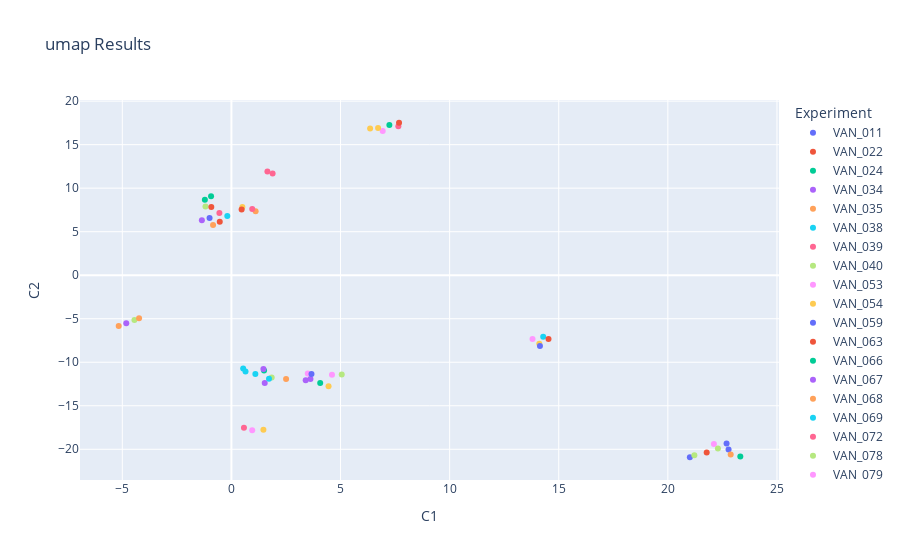

Notebook source saved alongside this figure:
### Code cell
umap_result_df = pd.DataFrame(umap_result, columns=['C1', 'C2'])

unique_strains = df['UQ Strain'].unique()
num_rows= len(umap_result_df)
if len(unique_strains)< num_rows:
    unique_strains = unique_strains*(num_rows//len(unique_strains)) + unique_strains[:num_rows%len(unique_strains)]
umap_result_df['Experiment'] = unique_strains[:num_rows]  # Add experiment labels


fig = px.scatter(umap_result_df, x='C1', y='C2', color='Experiment', title='umap Results')
fig.show()

### Figure 1 — Plotly figure (JSON) as saved in the notebook; plotly's stock layout.template omitted (floating-point values rounded to 4 significant figures)
{"data": [{"hovertemplate": "Experiment=VAN_011<br>C1=%{x}<br>C2=%{y}<extra></extra>", "legendgroup": "VAN_011", "marker": {"color": "#636efa", "symbol": "circle"}, "mode": "markers", "name": "VAN_011", "orientation": "v", "showlegend": true, "type": "scatter", "x": [-1.001], "xaxis": "x", "y": [6.567], "yaxis": "y"}, {"hovertemplate": "Experiment=VAN_022<br>C1=%{x}<br>C2=%{y}<extra></extra>", "legendgroup": "VAN_022", "marker": {"color": "#EF553B", "symbol": "circle"}, "mode": "markers", "name": "VAN_022", "orientation": "v", "showlegend": true, "type": "scatter", "x": [-0.534], "xaxis": "x", "y": [6.141], "yaxis": "y"}, {"hovertemplate": "Experiment=VAN_024<br>C1=%{x}<br>C2=%{y}<extra></extra>", "legendgroup": "VAN_024", "marker": {"color": "#00cc96", "symbol": "circle"}, "mode": "markers", "name": "VAN_024", "orientation": "v", "showlegend": true, "type": "scatter", "x": [4.069], "xaxis": "x", "y": [-12.39], "yaxis": "y"}, {"hovertemplate": "Experiment=VAN_034<br>C1=%{x}<br>C2=%{y}<extra></extra>", "legendgroup": "VAN_034", "marker": {"color": "#ab63fa", "symbol": "circle"}, "mode": "markers", "name": "VAN_034", "orientation": "v", "showlegend": true, "type": "scatter", "x": [3.404], "xaxis": "x", "y": [-12.07], "yaxis": "y"}, {"hovertemplate": "Experiment=VAN_035<br>C1=%{x}<br>C2=%{y}<extra></extra>", "legendgroup": "VAN_035", "marker": {"color": "#FFA15A", "symbol": "circle"}, "mode": "markers", "name": "VAN_035", "orientation": "v", "showlegend": true, "type": "scatter", "x": [2.506], "xaxis": "x", "y": [-11.91], "yaxis": "y"}, {"hovertemplate": "Experiment=VAN_038<br>C1=%{x}<br>C2=%{y}<extra></extra>", "legendgroup": "VAN_038", "marker": {"color": "#19d3f3", "symbol": "circle"}, "mode": "markers", "name": "VAN_038", "orientation": "v", "showlegend": true, "type": "scatter", "x": [14.29], "xaxis": "x", "y": [-7.071], "yaxis": "y"}, {"hovertemplate": "Experiment=VAN_039<br>C1=%{x}<br>C2=%{y}<extra></extra>", "legendgroup": "VAN_039", "marker": {"color": "#FF6692", "symbol": "circle"}, "mode": "markers", "name": "VAN_039", "orientation": "v", "showlegend": true, "type": "scatter", "x": [-0.5509], "xaxis": "x", "y": [7.157], "yaxis": "y"}, {"hovertemplate": "Experiment=VAN_040<br>C1=%{x}<br>C2=%{y}<extra></extra>", "legendgroup": "VAN_040", "marker": {"color": "#B6E880", "symbol": "circle"}, "mode": "markers", "name": "VAN_040", "orientation": "v", "showlegend": true, "type": "scatter", "x": [-1.189], "xaxis": "x", "y": [7.885], "yaxis": "y"}, {"hovertemplate": "Experiment=VAN_053<br>C1=%{x}<br>C2=%{y}<extra></extra>", "legendgroup": "VAN_053", "marker": {"color": "#FF97FF", "symbol": "circle"}, "mode": "markers", "name": "VAN_053", "orientation": "v", "showlegend": true, "type": "scatter", "x": [3.5], "xaxis": "x", "y": [-11.29], "yaxis": "y"}, {"hovertemplate": "Experiment=VAN_054<br>C1=%{x}<br>C2=%{y}<extra></extra>", "legendgroup": "VAN_054", "marker": {"color": "#FECB52", "symbol": "circle"}, "mode": "markers", "name": "VAN_054", "orientation": "v", "showlegend": true, "type": "scatter", "x": [4.451], "xaxis": "x", "y": [-12.75], "yaxis": "y"}, {"hovertemplate": "Experiment=VAN_059<br>C1=%{x}<br>C2=%{y}<extra></extra>", "legendgroup": "VAN_059", "marker": {"color": "#636efa", "symbol": "circle"}, "mode": "markers", "name": "VAN_059", "orientation": "v", "showlegend": true, "type": "scatter", "x": [21.01], "xaxis": "x", "y": [-20.92], "yaxis": "y"}, {"hovertemplate": "Experiment=VAN_063<br>C1=%{x}<br>C2=%{y}<extra></extra>", "legendgroup": "VAN_063", "marker": {"color": "#EF553B", "symbol": "circle"}, "mode": "markers", "name": "VAN_063", "orientation": "v", "showlegend": true, "type": "scatter", "x": [-0.9216], "xaxis": "x", "y": [7.831], "yaxis": "y"}, {"hovertemplate": "Experiment=VAN_066<br>C1=%{x}<br>C2=%{y}<extra></extra>", "legendgroup": "VAN_066", "marker": {"color": "#00cc96", "symbol": "circle"}, "mode": "markers", "name": "VAN_066", "orientation": "v", "showlegend": true, "type": "scatter", "x": [1.496], "xaxis": "x", "y": [-10.94], "yaxis": "y"}, {"hovertemplate": "Experiment=VAN_067<br>C1=%{x}<br>C2=%{y}<extra></extra>", "legendgroup": "VAN_067", "marker": {"color": "#ab63fa", "symbol": "circle"}, "mode": "markers", "name": "VAN_067", "orientation": "v", "showlegend": true, "type": "scatter", "x": [3.622], "xaxis": "x", "y": [-11.93], "yaxis": "y"}, {"hovertemplate": "Experiment=VAN_068<br>C1=%{x}<br>C2=%{y}<extra></extra>", "legendgroup": "VAN_068", "marker": {"color": "#FFA15A", "symbol": "circle"}, "mode": "markers", "name": "VAN_068", "orientation": "v", "showlegend": true, "type": "scatter", "x": [1.109], "xaxis": "x", "y": [7.335], "yaxis": "y"}, {"hovertemplate": "Experiment=VAN_069<br>C1=%{x}<br>C2=%{y}<extra></extra>", "legendgroup": "VAN_069", "marker": {"color": "#19d3f3", "symbol": "circle"}, "mode": "markers", "name": "VAN_069", "orientation": "v", "showlegend": true, "type": "scatter", "x": [0.5388], "xaxis": "x", "y": [-10.73], "yaxis": "y"}, {"hovertemplate": "Experiment=VAN_072<br>C1=%{x}<br>C2=%{y}<extra></extra>", "legendgroup": "VAN_072", "marker": {"color": "#FF6692", "symbol": "circle"}, "mode": "markers", "name": "VAN_072", "orientation": "v", "showlegend": true, "type": "scatter", "x": [0.9538], "xaxis": "x", "y": [7.612], "yaxis": "y"}, {"hovertemplate": "Experiment=VAN_078<br>C1=%{x}<br>C2=%{y}<extra></extra>", "legendgroup": "VAN_078", "marker": {"color": "#B6E880", "symbol": "circle"}, "mode": "markers", "name": "VAN_078", "orientation": "v", "showlegend": true, "type": "scatter", "x": [5.055], "xaxis": "x", "y": [-11.42], "yaxis": "y"}, {"hovertemplate": "Experiment=VAN_079<br>C1=%{x}<br>C2=%{y}<extra></extra>", "legendgroup": "VAN_079", "marker": {"color": "#FF97FF", "symbol": "circle"}, "mode": "markers", "name": "VAN_079", "orientation": "v", "showlegend": true, "type": "scatter", "x": [4.608], "xaxis": "x", "y": [-11.44], "yaxis": "y"}, {"hovertemplate": "Experiment=VAN_080<br>C1=%{x}<br>C2=%{y}<extra></extra>", "legendgroup": "VAN_080", "marker": {"color": "#FECB52", "symbol": "circle"}, "mode": "markers", "name": "VAN_080", "orientation": "v", "showlegend": true, "type": "scatter", "x": [0.5021], "xaxis": "x", "y": [7.824], "yaxis": "y"}, {"hovertemplate": "Experiment=VAN_083<br>C1=%{x}<br>C2=%{y}<extra></extra>", "legendgroup": "VAN_083", "marker": {"color": "#636efa", "symbol": "circle"}, "mode": "markers", "name": "VAN_083", "orientation": "v", "showlegend": true, "type": "scatter", "x": [3.67], "xaxis": "x", "y": [-11.34], "yaxis": "y"}, {"hovertemplate": "Experiment=VAN_086<br>C1=%{x}<br>C2=%{y}<extra></extra>", "legendgroup": "VAN_086", "marker": {"color": "#EF553B", "symbol": "circle"}, "mode": "markers", "name": "VAN_086", "orientation": "v", "showlegend": true, "type": "scatter", "x": [0.4689], "xaxis": "x", "y": [7.541], "yaxis": "y"}, {"hovertemplate": "Experiment=VAN_090<br>C1=%{x}<br>C2=%{y}<extra></extra>", "legendgroup": "VAN_090", "marker": {"color": "#00cc96", "symbol": "circle"}, "mode": "markers", "name": "VAN_090", "orientation": "v", "showlegend": true, "type": "scatter", "x": [-1.216], "xaxis": "x", "y": [8.669], "yaxis": "y"}, {"hovertemplate": "Experiment=VAN_091<br>C1=%{x}<br>C2=%{y}<extra></extra>", "legendgroup": "VAN_091", "marker": {"color": "#ab63fa", "symbol": "circle"}, "mode": "markers", "name": "VAN_091", "orientation": "v", "showlegend": true, "type": "scatter", "x": [-1.354], "xaxis": "x", "y": [6.304], "yaxis": "y"}, {"hovertemplate": "Experiment=VAN_094<br>C1=%{x}<br>C2=%{y}<extra></extra>", "legendgroup": "VAN_094", "marker": {"color": "#FFA15A", "symbol": "circle"}, "mode": "markers", "name": "VAN_094", "orientation": "v", "showlegend": true, "type": "scatter", "x": [-0.8406], "xaxis": "x", "y": [5.781], "yaxis": "y"}, {"hovertemplate": "Experiment=VAN_342<br>C1=%{x}<br>C2=%{y}<extra></extra>", "legendgroup": "VAN_342", "marker": {"color": "#19d3f3", "symbol": "circle"}, "mode": "markers", "name": "VAN_342", "orientation": "v", "showlegend": true, "type": "scatter", "x": [-0.1884], "xaxis": "x", "y": [6.806], "yaxis": "y"}, {"hovertemplate": "Experiment=VAN_344<br>C1=%{x}<br>C2=%{y}<extra></extra>", "legendgroup": "VAN_344", "marker": {"color": "#FF6692", "symbol": "circle"}, "mode": "markers", "name": "VAN_344", "orientation": "v", "showlegend": true, "type": "scatter", "x": [7.65], "xaxis": "x", "y": [17.13], "yaxis": "y"}, {"hovertemplate": "Experiment=VAN_347<br>C1=%{x}<br>C2=%{y}<extra></extra>", "legendgroup": "VAN_347", "marker": {"color": "#B6E880", "symbol": "circle"}, "mode": "markers", "name": "VAN_347", "orientation": "v", "showlegend": true, "type": "scatter", "x": [21.21], "xaxis": "x", "y": [-20.69], "yaxis": "y"}, {"hovertemplate": "Experiment=VAN_348<br>C1=%{x}<br>C2=%{y}<extra></extra>", "legendgroup": "VAN_348", "marker": {"color": "#FF97FF", "symbol": "circle"}, "mode": "markers", "name": "VAN_348", "orientation": "v", "showlegend": true, "type": "scatter", "x": [22.11], "xaxis": "x", "y": [-19.39], "yaxis": "y"}, {"hovertemplate": "Experiment=VAN_349<br>C1=%{x}<br>C2=%{y}<extra></extra>", "legendgroup": "VAN_349", "marker": {"color": "#FECB52", "symbol": "circle"}, "mode": "markers", "name": "VAN_349", "orientation": "v", "showlegend": true, "type": "scatter", "x": [6.356], "xaxis": "x", "y": [16.86], "yaxis": "y"}, {"hovertemplate": "Experiment=VAN_351<br>C1=%{x}<br>C2=%{y}<extra></extra>", "legendgroup": "VAN_351", "marker": {"color": "#636efa", "symbol": "circle"}, "mode": "markers", "name": "VAN_351", "orientation": "v", "showlegend": true, "type": "scatter", "x": [22.69], "xaxis": "x", "y": [-19.33], "yaxis": "y"}, {"hovertemplate": "Experiment=VAN_352<br>C1=%{x}<br>C2=%{y}<extra></extra>", "legendgroup": "VAN_352", "marker": {"color": "#EF553B", "symbol": "circle"}, "mode": "markers", "name": "VAN_352", "orientation": "v", "showlegend": true, "type": "scatter", "x": [7.682], "xaxis": "x", "y": [17.52], "yaxis": "y"}, {"hovertemplate": "Experiment=VAN_353<br>C1=%{x}<br>C2=%{y}<extra></extra>", "legendgroup": "VAN_353", "marker": {"color": "#00cc96", "symbol": "circle"}, "mode": "markers", "name": "VAN_353", "orientation": "v", "showlegend": true, "type": "scatter", "x": [7.239], "xaxis": "x", "y": [17.26], "yaxis": "y"}, {"hovertemplate": "Experiment=VAN_354<br>C1=%{x}<br>C2=%{y}<extra></extra>", "legendgroup": "VAN_354", "marker": {"color": "#ab63fa", "symbol": "circle"}, "mode": "markers", "name": "VAN_354", "orientation": "v", "showlegend": true, "type": "scatter", "x": [1.467], "xaxis": "x", "y": [-10.78], "yaxis": "y"}, {"hovertemplate": "Experiment=VAN_355<br>C1=%{x}<br>C2=%{y}<extra></extra>", "legendgroup": "VAN_355", "marker": {"color": "#FFA15A", "symbol": "circle"}, "mode": "markers", "name": "VAN_355", "orientation": "v", "showlegend": true, "type": "scatter", "x": [-5.165], "xaxis": "x", "y": [-5.848], "yaxis": "y"}, {"hovertemplate": "Experiment=VAN_356<br>C1=%{x}<br>C2=%{y}<extra></extra>", "legendgroup": "VAN_356", "marker": {"color": "#19d3f3", "symbol": "circle"}, "mode": "markers", "name": "VAN_356", "orientation": "v", "showlegend": true, "type": "scatter", "x": [1.097], "xaxis": "x", "y": [-11.34], "yaxis": "y"}, {"hovertemplate": "Experiment=VAN_357<br>C1=%{x}<br>C2=%{y}<extra></extra>", "legendgroup": "VAN_357", "marker": {"color": "#FF6692", "symbol": "circle"}, "mode": "markers", "name": "VAN_357", "orientation": "v", "showlegend": true, "type": "scatter", "x": [1.65], "xaxis": "x", "y": [11.92], "yaxis": "y"}, {"hovertemplate": "Experiment=VAN_359<br>C1=%{x}<br>C2=%{y}<extra></extra>", "legendgroup": "VAN_359", "marker": {"color": "#B6E880", "symbol": "circle"}, "mode": "markers", "name": "VAN_359", "orientation": "v", "showlegend": true, "type": "scatter", "x": [1.846], "xaxis": "x", "y": [-11.75], "yaxis": "y"}, {"hovertemplate": "Experiment=VAN_360<br>C1=%{x}<br>C2=%{y}<extra></extra>", "legendgroup": "VAN_360", "marker": {"color": "#FF97FF", "symbol": "circle"}, "mode": "markers", "name": "VAN_360", "orientation": "v", "showlegend": true, "type": "scatter", "x": [6.933], "xaxis": "x", "y": [16.56], "yaxis": "y"}, {"hovertemplate": "Experiment=VAN_361<br>C1=%{x}<br>C2=%{y}<extra></extra>", "legendgroup": "VAN_361", "marker": {"color": "#FECB52", "symbol": "circle"}, "mode": "markers", "name": "VAN_361", "orientation": "v", "showlegend": true, "type": "scatter", "x": [6.722], "xaxis": "x", "y": [16.92], "yaxis": "y"}, {"hovertemplate": "Experiment=VAN_362<br>C1=%{x}<br>C2=%{y}<extra></extra>", "legendgroup": "VAN_362", "marker": {"color": "#636efa", "symbol": "circle"}, "mode": "markers", "name": "VAN_362", "orientation": "v", "showlegend": true, "type": "scatter", "x": [22.78], "xaxis": "x", "y": [-20.02], "yaxis": "y"}, {"hovertemplate": "Experiment=VAN_364<br>C1=%{x}<br>C2=%{y}<extra></extra>", "legendgroup": "VAN_364", "marker": {"color": "#EF553B", "symbol": "circle"}, "mode": "markers", "name": "VAN_364", "orientation": "v", "showlegend": true, "type": "scatter", "x": [21.78], "xaxis": "x", "y": [-20.36], "yaxis": "y"}, {"hovertemplate": "Experiment=VAN_365<br>C1=%{x}<br>C2=%{y}<extra></extra>", "legendgroup": "VAN_365", "marker": {"color": "#00cc96", "symbol": "circle"}, "mode": "markers", "name": "VAN_365", "orientation": "v", "showlegend": true, "type": "scatter", "x": [23.32], "xaxis": "x", "y": [-20.83], "yaxis": "y"}, {"hovertemplate": "Experiment=VAN_366<br>C1=%{x}<br>C2=%{y}<extra></extra>", "legendgroup": "VAN_366", "marker": {"color": "#ab63fa", "symbol": "circle"}, "mode": "markers", "name": "VAN_366", "orientation": "v", "showlegend": true, "type": "scatter", "x": [-4.818], "xaxis": "x", "y": [-5.515], "yaxis": "y"}, {"hovertemplate": "Experiment=VAN_369<br>C1=%{x}<br>C2=%{y}<extra></extra>", "legendgroup": "VAN_369", "marker": {"color": "#FFA15A", "symbol": "circle"}, "mode": "markers", "name": "VAN_369", "orientation": "v", "showlegend": true, "type": "scatter", "x": [22.88], "xaxis": "x", "y": [-20.61], "yaxis": "y"}, {"hovertemplate": "Experiment=VAN_371<br>C1=%{x}<br>C2=%{y}<extra></extra>", "legendgroup": "VAN_371", "marker": {"color": "#19d3f3", "symbol": "circle"}, "mode": "markers", "name": "VAN_371", "orientation": "v", "showlegend": true, "type": "scatter", "x": [0.6472], "xaxis": "x", "y": [-11.05], "yaxis": "y"}, {"hovertemplate": "Experiment=VAN_373<br>C1=%{x}<br>C2=%{y}<extra></extra>", "legendgroup": "VAN_373", "marker": {"color": "#FF6692", "symbol": "circle"}, "mode": "markers", "name": "VAN_373", "orientation": "v", "showlegend": true, "type": "scatter", "x": [1.887], "xaxis": "x", "y": [11.69], "yaxis": "y"}, {"hovertemplate": "Experiment=VAN_374<br>C1=%{x}<br>C2=%{y}<extra></extra>", "legendgroup": "VAN_374", "marker": {"color": "#B6E880", "symbol": "circle"}, "mode": "markers", "name": "VAN_374", "orientation": "v", "showlegend": true, "type": "scatter", "x": [-4.444], "xaxis": "x", "y": [-5.144], "yaxis": "y"}, {"hovertemplate": "Experiment=VAN_375<br>C1=%{x}<br>C2=%{y}<extra></extra>", "legendgroup": "VAN_375", "marker": {"color": "#FF97FF", "symbol": "circle"}, "mode": "markers", "name": "VAN_375", "orientation": "v", "showlegend": true, "type": "scatter", "x": [13.8], "xaxis": "x", "y": [-7.323], "yaxis": "y"}, {"hovertemplate": "Experiment=VAN_377<br>C1=%{x}<br>C2=%{y}<extra></extra>", "legendgroup": "VAN_377", "marker": {"color": "#FECB52", "symbol": "circle"}, "mode": "markers", "name": "VAN_377", "orientation": "v", "showlegend": true, "type": "scatter", "x": [14.11], "xaxis": "x", "y": [-7.88], "yaxis": "y"}, {"hovertemplate": "Experiment=VAN_378<br>C1=%{x}<br>C2=%{y}<extra></extra>", "legendgroup": "VAN_378", "marker": {"color": "#636efa", "symbol": "circle"}, "mode": "markers", "name": "VAN_378", "orientation": "v", "showlegend": true, "type": "scatter", "x": [14.14], "xaxis": "x", "y": [-8.122], "yaxis": "y"}, {"hovertemplate": "Experiment=VAN_379<br>C1=%{x}<br>C2=%{y}<extra></extra>", "legendgroup": "VAN_379", "marker": {"color": "#EF553B", "symbol": "circle"}, "mode": "markers", "name": "VAN_379", "orientation": "v", "showlegend": true, "type": "scatter", "x": [14.53], "xaxis": "x", "y": [-7.319], "yaxis": "y"}, {"hovertemplate": "Experiment=VAN_380<br>C1=%{x}<br>C2=%{y}<extra></extra>", "legendgroup": "VAN_380", "marker": {"color": "#00cc96", "symbol": "circle"}, "mode": "markers", "name": "VAN_380", "orientation": "v", "showlegend": true, "type": "scatter", "x": [-0.9326], "xaxis": "x", "y": [9.07], "yaxis": "y"}, {"hovertemplate": "Experiment=VAN_382<br>C1=%{x}<br>C2=%{y}<extra></extra>", "legendgroup": "VAN_382", "marker": {"color": "#ab63fa", "symbol": "circle"}, "mode": "markers", "name": "VAN_382", "orientation": "v", "showlegend": true, "type": "scatter", "x": [1.526], "xaxis": "x", "y": [-12.37], "yaxis": "y"}, {"hovertemplate": "Experiment=VAN_383<br>C1=%{x}<br>C2=%{y}<extra></extra>", "legendgroup": "VAN_383", "marker": {"color": "#FFA15A", "symbol": "circle"}, "mode": "markers", "name": "VAN_383", "orientation": "v", "showlegend": true, "type": "scatter", "x": [-4.232], "xaxis": "x", "y": [-4.936], "yaxis": "y"}, {"hovertemplate": "Experiment=VAN_386<br>C1=%{x}<br>C2=%{y}<extra></extra>", "legendgroup": "VAN_386", "marker": {"color": "#19d3f3", "symbol": "circle"}, "mode": "markers", "name": "VAN_386", "orientation": "v", "showlegend": true, "type": "scatter", "x": [1.722], "xaxis": "x", "y": [-11.89], "yaxis": "y"}, {"hovertemplate": "Experiment=VAN_387<br>C1=%{x}<br>C2=%{y}<extra></extra>", "legendgroup": "VAN_387", "marker": {"color": "#FF6692", "symbol": "circle"}, "mode": "markers", "name": "VAN_387", "orientation": "v", "showlegend": true, "type": "scatter", "x": [0.5752], "xaxis": "x", "y": [-17.53], "yaxis": "y"}, {"hovertemplate": "Experiment=VAN_388<br>C1=%{x}<br>C2=%{y}<extra></extra>", "legendgroup": "VAN_388", "marker": {"color": "#B6E880", "symbol": "circle"}, "mode": "markers", "name": "VAN_388", "orientation": "v", "showlegend": true, "type": "scatter", "x": [22.29], "xaxis": "x", "y": [-19.92], "yaxis": "y"}, {"hovertemplate": "Experiment=VAN_389<br>C1=%{x}<br>C2=%{y}<extra></extra>", "legendgroup": "VAN_389", "marker": {"color": "#FF97FF", "symbol": "circle"}, "mode": "markers", "name": "VAN_389", "orientation": "v", "showlegend": true, "type": "scatter", "x": [0.9525], "xaxis": "x", "y": [-17.82], "yaxis": "y"}, {"hovertemplate": "Experiment=VAN_391<br>C1=%{x}<br>C2=%{y}<extra></extra>", "legendgroup": "VAN_391", "marker": {"color": "#FECB52", "symbol": "circle"}, "mode": "markers", "name": "VAN_391", "orientation": "v", "showlegend": true, "type": "scatter", "x": [1.466], "xaxis": "x", "y": [-17.74], "yaxis": "y"}], "layout": {"legend": {"title": {"text": "Experiment"}, "tracegroupgap": 0}, "title": {"text": "umap Results"}, "xaxis": {"anchor": "y", "domain": [0, 1], "title": {"text": "C1"}}, "yaxis": {"anchor": "x", "domain": [0, 1], "title": {"text": "C2"}}}}
